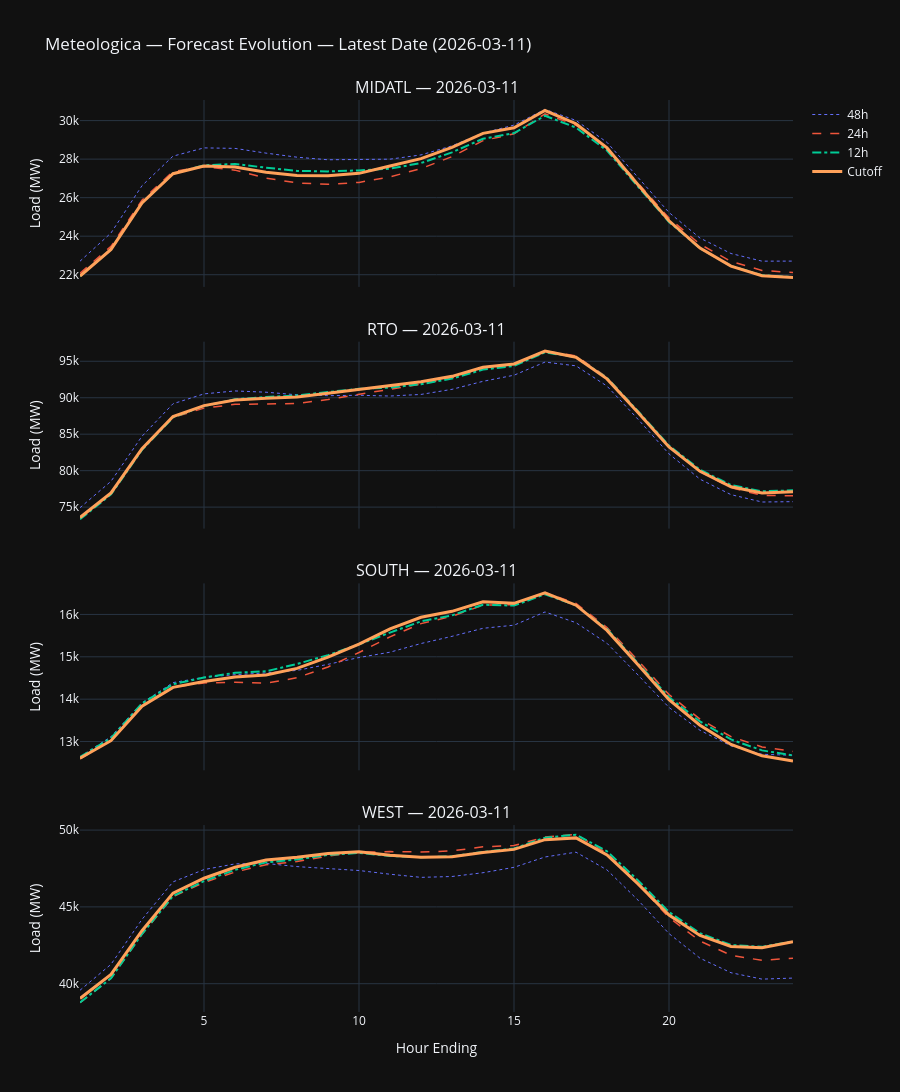

The cell this chart's notebook holds for it:
### Markdown cell above
## 3. Forecast Evolution — Cutoff vs Lookbacks

### Code cell
# For each region, overlay 48h -> 24h -> 12h -> cutoff for the latest forecast_date
latest_date = df["forecast_date"].max()
df_latest = df[df["forecast_date"] == latest_date].copy()

regions = sorted(df_latest["region"].unique())
fig = make_subplots(
    rows=len(regions), cols=1,
    shared_xaxes=True,
    subplot_titles=[f"{r} — {latest_date}" for r in regions],
    vertical_spacing=0.06,
)

colors = {"48h": "#636EFA", "24h": "#EF553B", "12h": "#00CC96", "Cutoff": "#FFA15A"}
dashes = {"48h": "dot", "24h": "dash", "12h": "dashdot", "Cutoff": "solid"}

for i, region in enumerate(regions, 1):
    rdf = df_latest[df_latest["region"] == region].sort_values("hour_ending")

    for label, col, width in [
        ("48h", "load_mw_48h", 1),
        ("24h", "load_mw_24h", 1.5),
        ("12h", "load_mw_12h", 2),
        ("Cutoff", "cutoff_load_mw", 3),
    ]:
        fig.add_trace(
            go.Scatter(
                x=rdf["hour_ending"],
                y=rdf[col],
                name=label,
                line=dict(color=colors[label], dash=dashes[label], width=width),
                showlegend=(i == 1),
            ),
            row=i, col=1,
        )

fig.update_layout(
    height=300 * len(regions),
    template="plotly_dark",
    title_text=f"Meteologica — Forecast Evolution — Latest Date ({latest_date})",
)
fig.update_yaxes(title_text="Load (MW)")
fig.update_xaxes(title_text="Hour Ending", row=len(regions), col=1)
fig.show()

### Figure 1 — Plotly figure (JSON) as saved in the notebook; plotly's stock layout.template omitted (floating-point values rounded to 4 significant figures)
{"data": [{"line": {"color": "#636EFA", "dash": "dot", "width": 1}, "name": "48h", "showlegend": true, "type": "scatter", "x": [1, 2, 3, 4, 5, 6, 7, 8, 9, 10, 11, 12, 13, 14, 15, 16, 17, 18, 19, 20, 21, 22, 23, 24], "xaxis": "x", "y": [22700.0, 24170.0, 26620.0, 28150.0, 28580.0, 28560.0, 28310.0, 28100.0, 27970.0, 27990.0, 28000.0, 28220.0, 28690.0, 29350.0, 29770.0, 30580.0, 30010.0, 28870.0, 27040.0, 25230.0, 23900.0, 23100.0, 22700.0, 22710.0], "yaxis": "y"}, {"line": {"color": "#EF553B", "dash": "dash", "width": 1.5}, "name": "24h", "showlegend": true, "type": "scatter", "x": [1, 2, 3, 4, 5, 6, 7, 8, 9, 10, 11, 12, 13, 14, 15, 16, 17, 18, 19, 20, 21, 22, 23, 24], "xaxis": "x", "y": [22080.0, 23470.0, 25870.0, 27360.0, 27610.0, 27430.0, 27020.0, 26760.0, 26690.0, 26790.0, 27080.0, 27510.0, 28130.0, 28960.0, 29320.0, 30350.0, 29760.0, 28600.0, 26750.0, 24940.0, 23580.0, 22690.0, 22220.0, 22120.0], "yaxis": "y"}, {"line": {"color": "#00CC96", "dash": "dashdot", "width": 2}, "name": "12h", "showlegend": true, "type": "scatter", "x": [1, 2, 3, 4, 5, 6, 7, 8, 9, 10, 11, 12, 13, 14, 15, 16, 17, 18, 19, 20, 21, 22, 23, 24], "xaxis": "x", "y": [21920.0, 23310.0, 25720.0, 27240.0, 27680.0, 27750.0, 27560.0, 27390.0, 27360.0, 27410.0, 27510.0, 27800.0, 28350.0, 29060.0, 29350.0, 30250.0, 29640.0, 28440.0, 26580.0, 24740.0, 23370.0, 22460.0, 21980.0, 21870.0], "yaxis": "y"}, {"line": {"color": "#FFA15A", "dash": "solid", "width": 3}, "name": "Cutoff", "showlegend": true, "type": "scatter", "x": [1, 2, 3, 4, 5, 6, 7, 8, 9, 10, 11, 12, 13, 14, 15, 16, 17, 18, 19, 20, 21, 22, 23, 24], "xaxis": "x", "y": [21930.0, 23320.0, 25730.0, 27240.0, 27640.0, 27580.0, 27320.0, 27150.0, 27140.0, 27260.0, 27640.0, 28020.0, 28600.0, 29340.0, 29630.0, 30520.0, 29840.0, 28580.0, 26670.0, 24800.0, 23390.0, 22450.0, 21950.0, 21850.0], "yaxis": "y"}, {"line": {"color": "#636EFA", "dash": "dot", "width": 1}, "name": "48h", "showlegend": false, "type": "scatter", "x": [1, 2, 3, 4, 5, 6, 7, 8, 9, 10, 11, 12, 13, 14, 15, 16, 17, 18, 19, 20, 21, 22, 23, 24], "xaxis": "x2", "y": [74920.0, 78540.0, 84720.0, 89170.0, 90530.0, 90930.0, 90760.0, 90400.0, 90280.0, 90340.0, 90230.0, 90450.0, 91150.0, 92250.0, 93090.0, 94890.0, 94380.0, 91600.0, 87050.0, 82300.0, 78830.0, 76710.0, 75700.0, 75750.0], "yaxis": "y2"}, {"line": {"color": "#EF553B", "dash": "dash", "width": 1.5}, "name": "24h", "showlegend": false, "type": "scatter", "x": [1, 2, 3, 4, 5, 6, 7, 8, 9, 10, 11, 12, 13, 14, 15, 16, 17, 18, 19, 20, 21, 22, 23, 24], "xaxis": "x2", "y": [73440.0, 76840.0, 82920.0, 87300.0, 88580.0, 89100.0, 89130.0, 89220.0, 89760.0, 90450.0, 91150.0, 91870.0, 92730.0, 94090.0, 94540.0, 96400.0, 95740.0, 92810.0, 88170.0, 83350.0, 79890.0, 77660.0, 76620.0, 76550.0], "yaxis": "y2"}, {"line": {"color": "#00CC96", "dash": "dashdot", "width": 2}, "name": "12h", "showlegend": false, "type": "scatter", "x": [1, 2, 3, 4, 5, 6, 7, 8, 9, 10, 11, 12, 13, 14, 15, 16, 17, 18, 19, 20, 21, 22, 23, 24], "xaxis": "x2", "y": [73330.0, 76740.0, 82850.0, 87300.0, 88870.0, 89780.0, 90110.0, 90310.0, 90790.0, 91220.0, 91400.0, 91860.0, 92620.0, 93860.0, 94360.0, 96240.0, 95550.0, 92720.0, 88150.0, 83450.0, 80130.0, 78020.0, 77170.0, 77300.0], "yaxis": "y2"}, {"line": {"color": "#FFA15A", "dash": "solid", "width": 3}, "name": "Cutoff", "showlegend": false, "type": "scatter", "x": [1, 2, 3, 4, 5, 6, 7, 8, 9, 10, 11, 12, 13, 14, 15, 16, 17, 18, 19, 20, 21, 22, 23, 24], "xaxis": "x2", "y": [73570.0, 76940.0, 83010.0, 87420.0, 88920.0, 89690.0, 89940.0, 90110.0, 90600.0, 91150.0, 91660.0, 92190.0, 92940.0, 94170.0, 94640.0, 96410.0, 95550.0, 92590.0, 87980.0, 83260.0, 79910.0, 77800.0, 76950.0, 77120.0], "yaxis": "y2"}, {"line": {"color": "#636EFA", "dash": "dot", "width": 1}, "name": "48h", "showlegend": false, "type": "scatter", "x": [1, 2, 3, 4, 5, 6, 7, 8, 9, 10, 11, 12, 13, 14, 15, 16, 17, 18, 19, 20, 21, 22, 23, 24], "xaxis": "x3", "y": [12640.0, 13120.0, 13910.0, 14390.0, 14520.0, 14580.0, 14620.0, 14680.0, 14820.0, 14980.0, 15110.0, 15310.0, 15480.0, 15670.0, 15750.0, 16060.0, 15800.0, 15320.0, 14570.0, 13800.0, 13260.0, 12900.0, 12700.0, 12680.0], "yaxis": "y3"}, {"line": {"color": "#EF553B", "dash": "dash", "width": 1.5}, "name": "24h", "showlegend": false, "type": "scatter", "x": [1, 2, 3, 4, 5, 6, 7, 8, 9, 10, 11, 12, 13, 14, 15, 16, 17, 18, 19, 20, 21, 22, 23, 24], "xaxis": "x3", "y": [12590.0, 13020.0, 13840.0, 14280.0, 14380.0, 14400.0, 14380.0, 14510.0, 14760.0, 15100.0, 15470.0, 15780.0, 15960.0, 16220.0, 16230.0, 16510.0, 16260.0, 15690.0, 14910.0, 14110.0, 13530.0, 13120.0, 12870.0, 12770.0], "yaxis": "y3"}, {"line": {"color": "#00CC96", "dash": "dashdot", "width": 2}, "name": "12h", "showlegend": false, "type": "scatter", "x": [1, 2, 3, 4, 5, 6, 7, 8, 9, 10, 11, 12, 13, 14, 15, 16, 17, 18, 19, 20, 21, 22, 23, 24], "xaxis": "x3", "y": [12640.0, 13080.0, 13900.0, 14350.0, 14510.0, 14620.0, 14660.0, 14830.0, 15040.0, 15290.0, 15570.0, 15840.0, 15980.0, 16230.0, 16210.0, 16480.0, 16210.0, 15660.0, 14850.0, 14050.0, 13470.0, 13050.0, 12790.0, 12670.0], "yaxis": "y3"}, {"line": {"color": "#FFA15A", "dash": "solid", "width": 3}, "name": "Cutoff", "showlegend": false, "type": "scatter", "x": [1, 2, 3, 4, 5, 6, 7, 8, 9, 10, 11, 12, 13, 14, 15, 16, 17, 18, 19, 20, 21, 22, 23, 24], "xaxis": "x3", "y": [12600.0, 13020.0, 13830.0, 14280.0, 14420.0, 14520.0, 14570.0, 14730.0, 14990.0, 15300.0, 15660.0, 15930.0, 16070.0, 16300.0, 16260.0, 16510.0, 16220.0, 15620.0, 14810.0, 13990.0, 13380.0, 12930.0, 12660.0, 12540.0], "yaxis": "y3"}, {"line": {"color": "#636EFA", "dash": "dot", "width": 1}, "name": "48h", "showlegend": false, "type": "scatter", "x": [1, 2, 3, 4, 5, 6, 7, 8, 9, 10, 11, 12, 13, 14, 15, 16, 17, 18, 19, 20, 21, 22, 23, 24], "xaxis": "x4", "y": [39580.0, 41260.0, 44190.0, 46630.0, 47430.0, 47800.0, 47830.0, 47620.0, 47490.0, 47370.0, 47130.0, 46920.0, 46980.0, 47220.0, 47580.0, 48250.0, 48560.0, 47410.0, 45440.0, 43260.0, 41660.0, 40710.0, 40300.0, 40370.0], "yaxis": "y4"}, {"line": {"color": "#EF553B", "dash": "dash", "width": 1.5}, "name": "24h", "showlegend": false, "type": "scatter", "x": [1, 2, 3, 4, 5, 6, 7, 8, 9, 10, 11, 12, 13, 14, 15, 16, 17, 18, 19, 20, 21, 22, 23, 24], "xaxis": "x4", "y": [38770.0, 40350.0, 43210.0, 45660.0, 46590.0, 47270.0, 47740.0, 47950.0, 48310.0, 48560.0, 48600.0, 48580.0, 48640.0, 48910.0, 49000.0, 49550.0, 49720.0, 48510.0, 46500.0, 44300.0, 42780.0, 41850.0, 41520.0, 41660.0], "yaxis": "y4"}, {"line": {"color": "#00CC96", "dash": "dashdot", "width": 2}, "name": "12h", "showlegend": false, "type": "scatter", "x": [1, 2, 3, 4, 5, 6, 7, 8, 9, 10, 11, 12, 13, 14, 15, 16, 17, 18, 19, 20, 21, 22, 23, 24], "xaxis": "x4", "y": [38780.0, 40350.0, 43230.0, 45710.0, 46680.0, 47410.0, 47900.0, 48090.0, 48380.0, 48510.0, 48320.0, 48230.0, 48290.0, 48570.0, 48800.0, 49510.0, 49700.0, 48620.0, 46730.0, 44670.0, 43290.0, 42520.0, 42400.0, 42760.0], "yaxis": "y4"}, {"line": {"color": "#FFA15A", "dash": "solid", "width": 3}, "name": "Cutoff", "showlegend": false, "type": "scatter", "x": [1, 2, 3, 4, 5, 6, 7, 8, 9, 10, 11, 12, 13, 14, 15, 16, 17, 18, 19, 20, 21, 22, 23, 24], "xaxis": "x4", "y": [39040.0, 40600.0, 43450.0, 45900.0, 46860.0, 47580.0, 48060.0, 48230.0, 48470.0, 48580.0, 48360.0, 48240.0, 48260.0, 48540.0, 48740.0, 49380.0, 49490.0, 48380.0, 46500.0, 44470.0, 43140.0, 42420.0, 42340.0, 42730.0], "yaxis": "y4"}], "layout": {"annotations": [{"font": {"size": 16}, "showarrow": false, "text": "MIDATL — 2026-03-11", "x": 0.5, "xanchor": "center", "xref": "paper", "y": 1, "yanchor": "bottom", "yref": "paper"}, {"font": {"size": 16}, "showarrow": false, "text": "RTO — 2026-03-11", "x": 0.5, "xanchor": "center", "xref": "paper", "y": 0.735, "yanchor": "bottom", "yref": "paper"}, {"font": {"size": 16}, "showarrow": false, "text": "SOUTH — 2026-03-11", "x": 0.5, "xanchor": "center", "xref": "paper", "y": 0.47, "yanchor": "bottom", "yref": "paper"}, {"font": {"size": 16}, "showarrow": false, "text": "WEST — 2026-03-11", "x": 0.5, "xanchor": "center", "xref": "paper", "y": 0.205, "yanchor": "bottom", "yref": "paper"}], "height": 1200, "title": {"text": "Meteologica — Forecast Evolution — Latest Date (2026-03-11)"}, "xaxis": {"anchor": "y", "domain": [0, 1], "matches": "x4", "showticklabels": false}, "xaxis2": {"anchor": "y2", "domain": [0, 1], "matches": "x4", "showticklabels": false}, "xaxis3": {"anchor": "y3", "domain": [0, 1], "matches": "x4", "showticklabels": false}, "xaxis4": {"anchor": "y4", "domain": [0, 1], "title": {"text": "Hour Ending"}}, "yaxis": {"anchor": "x", "domain": [0.795, 1], "title": {"text": "Load (MW)"}}, "yaxis2": {"anchor": "x2", "domain": [0.53, 0.735], "title": {"text": "Load (MW)"}}, "yaxis3": {"anchor": "x3", "domain": [0.265, 0.47], "title": {"text": "Load (MW)"}}, "yaxis4": {"anchor": "x4", "domain": [0, 0.205], "title": {"text": "Load (MW)"}}}}
